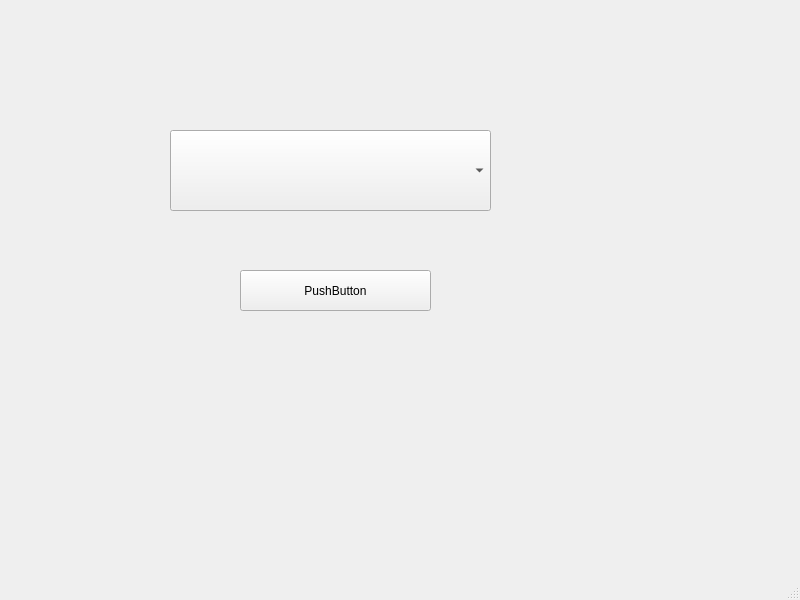
<?xml version="1.0" encoding="UTF-8"?>
<ui version="4.0">
 <class>MainWindow</class>
 <widget class="QMainWindow" name="MainWindow">
  <property name="geometry">
   <rect>
    <x>0</x>
    <y>0</y>
    <width>800</width>
    <height>600</height>
   </rect>
  </property>
  <property name="windowTitle">
   <string>MainWindow</string>
  </property>
  <widget class="QWidget" name="centralwidget">
   <widget class="QComboBox" name="comboBox">
    <property name="geometry">
     <rect>
      <x>170</x>
      <y>130</y>
      <width>321</width>
      <height>81</height>
     </rect>
    </property>
   </widget>
   <widget class="QPushButton" name="pushButton">
    <property name="geometry">
     <rect>
      <x>240</x>
      <y>270</y>
      <width>191</width>
      <height>41</height>
     </rect>
    </property>
    <property name="text">
     <string>PushButton</string>
    </property>
   </widget>
  </widget>
  <widget class="QMenuBar" name="menubar">
   <property name="geometry">
    <rect>
     <x>0</x>
     <y>0</y>
     <width>800</width>
     <height>26</height>
    </rect>
   </property>
  </widget>
  <widget class="QStatusBar" name="statusbar"/>
 </widget>
 <resources/>
 <connections/>
</ui>
